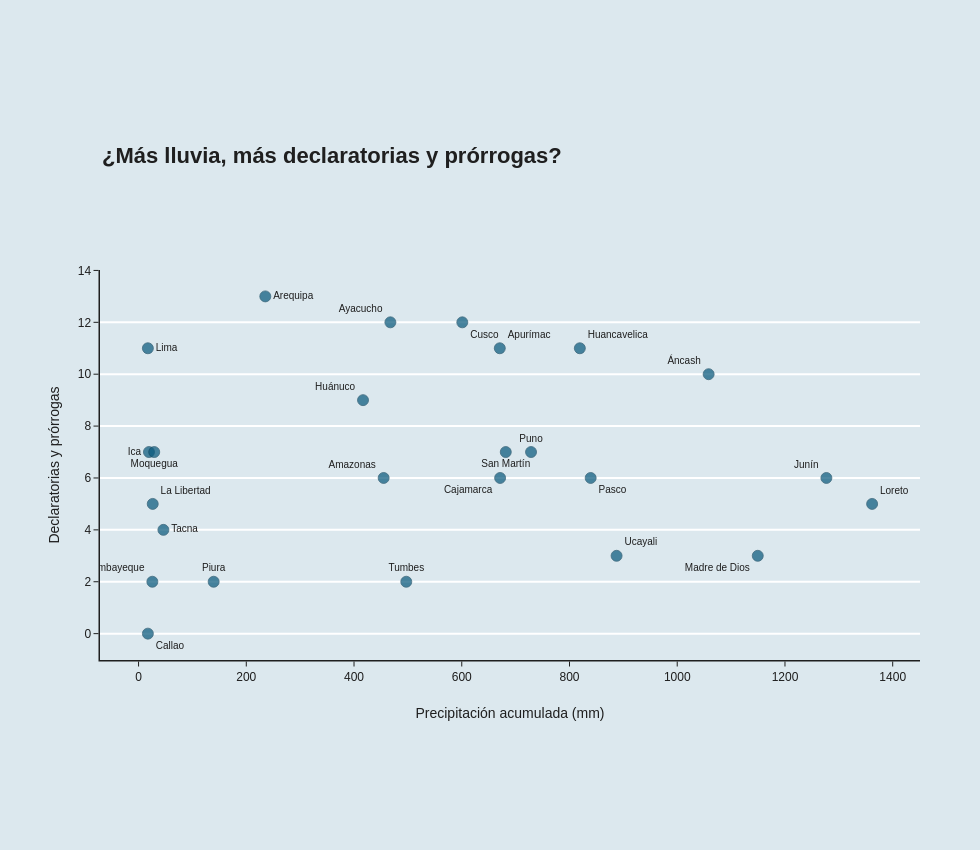

Here is the notebook cell this chart was saved with:
### Code cell
# Agrega el título principal.
fig_scatter.add_annotation(

    # Coloca el título hacia la izquierda.
    x=0,
    y=1.33,

    # Usa coordenadas relativas al gráfico.
    xref="paper",
    yref="paper",

    # Define el texto.
    text="<b>¿Más lluvia, más declaratorias y prórrogas?</b>",

    # No dibuja una flecha.
    showarrow=False,

    # Alinea a la izquierda.
    xanchor="left",
    align="left",

    # Define el estilo.
    font=dict(
        size=22,
        color="#1F1F1F"
    )
)

### Figure 1 — Plotly figure (JSON) as saved in the notebook; plotly's stock layout.template omitted (floating-point values rounded to 4 significant figures)
{"data": [{"customdata": [["Chachapoyas", 4, 2], ["Huaraz", 5, 5], ["Abancay", 7, 4], ["Arequipa", 7, 6], ["Ayacucho", 7, 5], ["Cajamarca", 3, 3], ["Callao", 0, 0], ["Cusco", 7, 5], ["Huancavelica", 7, 4], ["Huánuco", 6, 3], ["Ica", 4, 3], ["Huancayo", 5, 1], ["Trujillo", 2, 3], ["Chiclayo", 0, 2], ["Lima", 6, 5], ["Iquitos", 3, 2], ["Puerto Maldonado", 3, 0], ["Moquegua", 5, 2], ["Cerro de Pasco", 3, 3], ["Piura", 0, 2], ["Puno", 5, 2], ["Moyobamba", 3, 4], ["Tacna", 4, 0], ["Tumbes", 0, 2], ["Pucallpa", 3, 0]], "hovertemplate": "<b>%{text}</b><br>Capital: %{customdata[0]}<br>Precipitación acumulada: %{x:.1f} mm<br>Declaratorias: %{customdata[1]}<br>Prórrogas: %{customdata[2]}<br>Total de normas: %{y}<extra></extra>", "marker": {"color": "#0B5A7D", "line": {"color": "#083D56", "width": 0.8}, "opacity": 0.72, "size": 11}, "mode": "markers+text", "name": "", "text": ["Amazonas", "Áncash", "Apurímac", "Arequipa", "Ayacucho", "Cajamarca", "Callao", "Cusco", "Huancavelica", "Huánuco", "Ica", "Junín", "La Libertad", "Lambayeque", "Lima", "Loreto", "Madre de Dios", "Moquegua", "Pasco", "Piura", "Puno", "San Martín", "Tacna", "Tumbes", "Ucayali"], "textfont": {"color": "#1F1F1F", "size": 10}, "textposition": ["top left", "top left", "top right", "middle right", "top left", "bottom left", "bottom right", "bottom right", "top right", "top left", "middle left", "top left", "top right", "top left", "middle right", "top right", "bottom left", "bottom center", "bottom right", "top center", "top center", "bottom center", "middle right", "top center", "top right"], "type": "scatter", "x": [455.0, 1058.0, 670.6, 235.3, 467.5, 671.2, 17.3, 601.0, 819.2, 416.7, 19.3, 1277.0, 26.3, 25.6, 17.3, 1362.0, 1150.0, 29.1, 839.3, 139.4, 728.6, 681.7, 46.1, 497.0, 887.4], "y": [6, 10, 11, 13, 12, 6, 0, 12, 11, 9, 7, 6, 5, 2, 11, 5, 3, 7, 6, 2, 7, 7, 4, 2, 3]}], "layout": {"annotations": [{"align": "left", "font": {"color": "#1F1F1F", "size": 22}, "showarrow": false, "text": "<b>¿Más lluvia, más declaratorias y prórrogas?</b>", "x": 0, "xanchor": "left", "xref": "paper", "y": 1.33, "yref": "paper"}], "font": {"color": "#1F1F1F", "family": "Arial", "size": 12}, "height": 850, "margin": {"b": 190, "l": 100, "r": 60, "t": 270}, "paper_bgcolor": "#DCE8EE", "plot_bgcolor": "#DCE8EE", "showlegend": false, "title": {"text": ""}, "width": 980, "xaxis": {"linecolor": "#1F1F1F", "linewidth": 1.5, "showgrid": false, "showline": true, "tickcolor": "#1F1F1F", "ticks": "outside", "title": {"standoff": 25, "text": "Precipitación acumulada (mm)"}, "zeroline": false}, "yaxis": {"gridcolor": "white", "gridwidth": 2, "linecolor": "#1F1F1F", "linewidth": 1.5, "showgrid": true, "showline": true, "tickcolor": "#1F1F1F", "ticks": "outside", "title": {"standoff": 15, "text": "Declaratorias y prórrogas"}, "zeroline": false}}}
